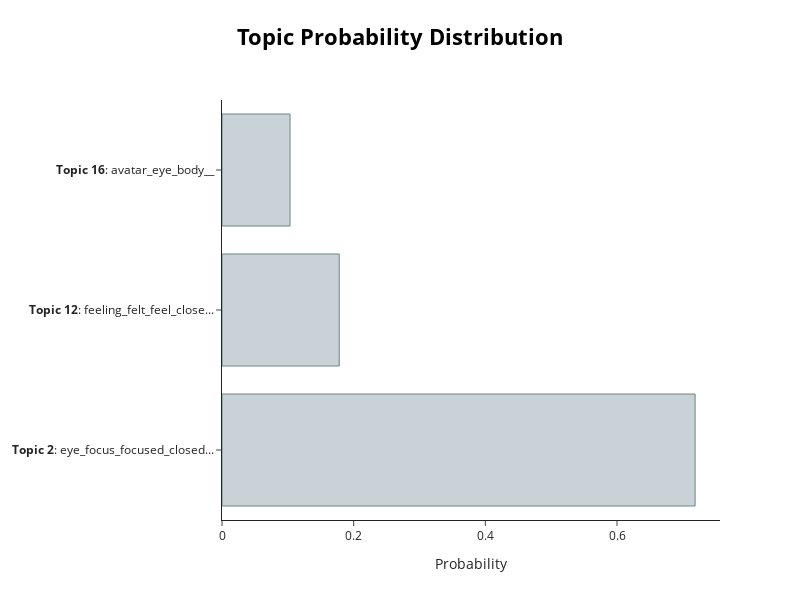

Notebook code for this chart:
### Code cell
topic_model.visualize_distribution(topic_distr[5], min_probability=0.05)

### Figure 1 — Plotly figure (JSON) as saved in the notebook; plotly's stock layout.template omitted (floating-point values rounded to 4 significant figures)
{"data": [{"marker": {"color": "#C8D2D7", "line": {"color": "#6E8484", "width": 1}}, "orientation": "h", "type": "bar", "x": [0.7186, 0.178, 0.1033], "y": ["<b>Topic 2</b>: eye_focus_focused_closed...", "<b>Topic 12</b>: feeling_felt_feel_close...", "<b>Topic 16</b>: avatar_eye_body__"]}], "layout": {"height": 600, "hoverlabel": {"bgcolor": "white", "font": {"family": "Rockwell", "size": 16}}, "title": {"font": {"color": "Black", "size": 22}, "text": "<b>Topic Probability Distribution</b>", "x": 0.5, "xanchor": "center", "y": 0.95, "yanchor": "top"}, "width": 800, "xaxis": {"title": {"text": "Probability"}}}}
